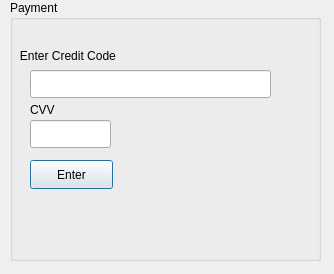
<?xml version="1.0" encoding="UTF-8"?>
<ui version="4.0">
 <class>Payment</class>
 <widget class="QDialog" name="Payment">
  <property name="geometry">
   <rect>
    <x>0</x>
    <y>0</y>
    <width>334</width>
    <height>274</height>
   </rect>
  </property>
  <property name="windowTitle">
   <string>Dialog</string>
  </property>
  <widget class="QGroupBox" name="groupBox">
   <property name="geometry">
    <rect>
     <x>10</x>
     <y>0</y>
     <width>311</width>
     <height>261</height>
    </rect>
   </property>
   <property name="title">
    <string>Payment</string>
   </property>
   <widget class="QLineEdit" name="creditinput">
    <property name="geometry">
     <rect>
      <x>20</x>
      <y>70</y>
      <width>241</width>
      <height>28</height>
     </rect>
    </property>
    <property name="text">
     <string/>
    </property>
   </widget>
   <widget class="QLabel" name="label">
    <property name="geometry">
     <rect>
      <x>-30</x>
      <y>40</y>
      <width>211</width>
      <height>31</height>
     </rect>
    </property>
    <property name="text">
     <string>            Enter Credit Code</string>
    </property>
   </widget>
   <widget class="QLineEdit" name="cvvinput">
    <property name="geometry">
     <rect>
      <x>20</x>
      <y>120</y>
      <width>81</width>
      <height>28</height>
     </rect>
    </property>
   </widget>
   <widget class="QLabel" name="label_2">
    <property name="geometry">
     <rect>
      <x>20</x>
      <y>100</y>
      <width>63</width>
      <height>20</height>
     </rect>
    </property>
    <property name="text">
     <string>CVV</string>
    </property>
   </widget>
   <widget class="QPushButton" name="okbutton">
    <property name="geometry">
     <rect>
      <x>20</x>
      <y>160</y>
      <width>83</width>
      <height>29</height>
     </rect>
    </property>
    <property name="text">
     <string>Enter</string>
    </property>
   </widget>
  </widget>
 </widget>
 <resources/>
 <connections/>
</ui>
